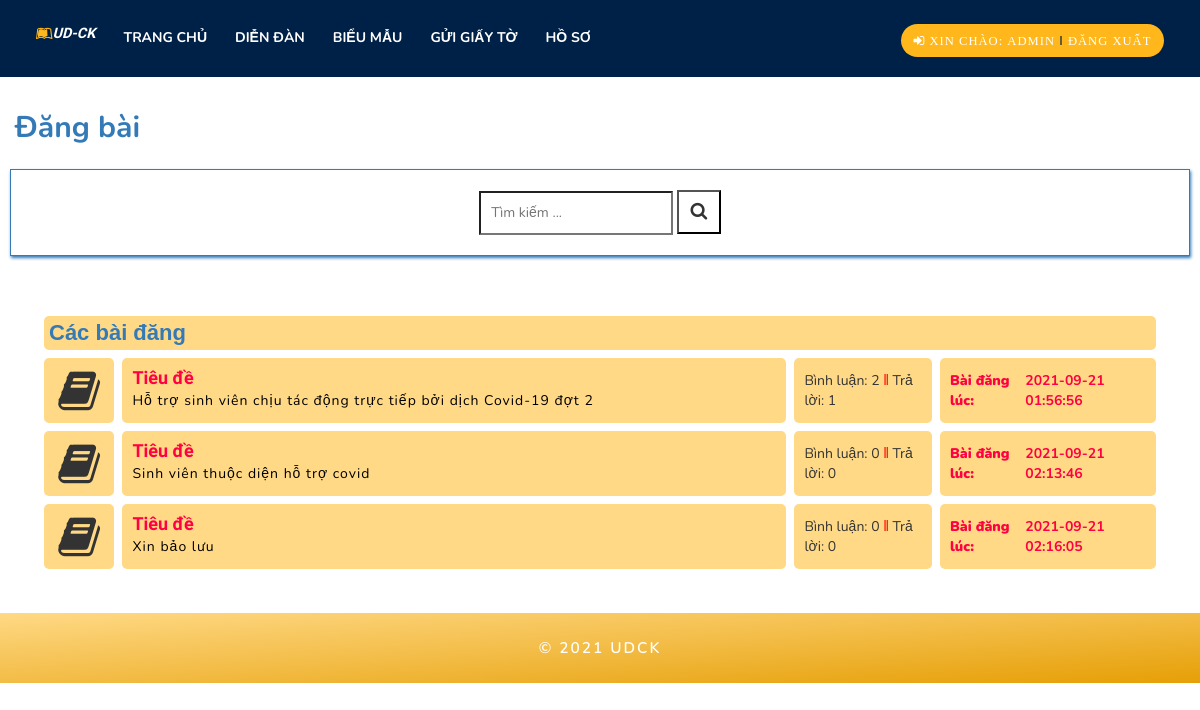
The app's page /forum.php (signed in) with its own data.
### tables this page shows
CREATE TABLE IF NOT EXISTS `tbl_forum` (
`forum_Id` int(11) NOT NULL,
  `id` int(11) NOT NULL,
  `title` varchar(255) NOT NULL,
  `desc_forum` varchar(300) NOT NULL,
  `date_forum` timestamp NOT NULL DEFAULT CURRENT_TIMESTAMP ON UPDATE CURRENT_TIMESTAMP,
  `file_forum` varchar(255) NOT NULL
);

### lib/session.php (called while the page is built, shortened)
<?php
class Session{
 public static function get($key){
    if (isset($_SESSION[$key])) {
     return $_SESSION[$key];
    } else {
     return false;
    }
 }
}
?>

### lib/database.php (called while the page is built, shortened)
<?php
Class Database{
   public $host   = DB_HOST;
   public $user   = DB_USER;
   public $pass   = DB_PASS;
   public $dbname = DB_NAME;
   public $link;
private function connectDB(){
   $this->link = new mysqli($this->host, $this->user, $this->pass,
    $this->dbname);
 }
public function select($query){
  $result = $this->link->query($query) or
   die($this->link->error.__LINE__);
  if($result->num_rows > 0){
    return $result;
  } else {
    return false;
  }
 }
}

### classes/forum.php (called while the page is built, shortened)
<?php
    $filepath = realpath(dirname(__FILE__));
    include_once ($filepath.'/../lib/database.php');
    include_once ($filepath.'./../lib/session.php');
?>
<?php
class forum
{
    private $db;
    function __construct()
    {
            $this->db = new Database();
    }
        public function show_forum(){
            $query = "SELECT * FROM tbl_forum";
            $result = $this->db->select($query);
            return $result;
        }
        public function count_binhluan($forum_Id){
            $query = "SELECT count(*) as count FROM tbl_binhluan WHERE forum_Id=$forum_Id AND rep_Id = ''" ;
            $result = $this->db->select($query);
            return $result;
        }
        public function count_rep($forum_Id){
            $query = "SELECT count(*) as count FROM tbl_binhluan WHERE forum_Id=$forum_Id AND rep_Id <> ''" ;
            $result = $this->db->select($query);
            return $result;
        }
}
?>

### forum.php (the view, shortened to what this page needs)
<?php
    include './lib/session.php';
?>
<?php include './classes/forum.php';?>
<!DOCTYPE html>
<html lang="zxx">
<head>
	<link rel="stylesheet" href="css/bootstrap.css">
	<link rel="stylesheet" href="css/style.css" type="text/css" media="all" />
	<link rel="stylesheet" href="css/font-awesome.css">
	<link rel="stylesheet" href="css/swipebox.css">
	<link rel="stylesheet" href="css/jquery-ui.css" />
	<link rel="stylesheet" href="css/forum.css">
	</head>
<body>
<div class="main_section_agile" id="home">
	<div class="agileits_w3layouts_banner_nav">
		<nav class="navbar navbar-default">
			<div class="navbar-header navbar-left">
			<h1><a class="navbar-brand" href="index.php"><i class="fa fa-leanpub" aria-hidden="true"></i>ud-ck</a></h1>
			</div>
			<ul class="agile_form" >
				<li><a href="?action=logout" class="active"href="index.php" ><i class="fa fa-sign-in" aria-hidden="true"> Xin chào: <?= Session::get('student_name') ?> <span style="color: #002147;">&#8214;</span>
               ?> Đăng Xuất</i>
			</a>
				</li>
			</ul>
			<div class="collapse navbar-collapse navbar-right" id="bs-example-navbar-collapse-1">
				<nav class="link-effect-2" id="link-effect-2">
					<ul class="nav navbar-nav">
						<li class="effect-3"><a href="trangcon.php" >Trang Chủ</a></li>
						<li><a href="forum.php" class="effect-3 ">Diễn đàn</a></li>
						<li><a href="papers.php" class="effect-3 ">Biểu mẫu</a></li>
						<li><a href="scanf.php" class="effect-3 ">Gửi giấy tờ</a></li>
						<li><a href="profile.php" class="effect-3 ">Hồ Sơ</a></li>
					</ul>
				</nav>
			</div>
		</nav>
	</div>
</div>
<div class="upforum" style="margin-top:30px;"><a href="upforum.php" style="color:#337ab7; margin:0 0 0 15px;font-size: 30px;">Đăng bài</a></div>
<header style="margin-top: 20px;">
        <div class="search-box">
            <div>
               <form action="searchforum.php" method="post">
				    	<input type="text" name="tukhoa" placeholder="Tìm kiếm ...">
                		<button type="submit"><i class="fa fa-search" style="font-size:18px;"></i></button>
				</form>
            </div>
        </div>
    </header>
    <div class="container-forum">
        <div class="subforum">
            <div class="subforum-title">
                <h1>Các bài đăng</h1>
            </div>
            <?php
						$fr = new forum();
						$get_forum = $fr->show_forum();
						if($get_forum){
							while($result = $get_forum->fetch_assoc()){
					?>
            <div class="subforum-row">
                <div class="subforum-icon subforum-column center">
                    <i class="fa fa-book center"></i>
                </div>
                <div class="subforum-description subforum-column">
                    <h4><a href="detailforum.php?id=<?=$result['forum_Id']?>">Tiêu đề</a></h4>
                    <p><?php echo $result['title'] ?></p>
                </div>
                <div class="subforum-stats subforum-column center">
                    <span>Bình luận: <?=$fr->count_binhluan($result['forum_Id'])->fetch_assoc()['count']  ?> <span style="color:red;">&#8214; </span>
                    	Trả lời: <?=$fr->count_rep($result['forum_Id'])->fetch_assoc()['count']  ?></span>
                </div>
                <div class="subforum-info subforum-column center" style="">
                    <b><a href="">Bài đăng lúc: </a></b>  <a href=""><?php echo $result['date_forum'] ?></a>
                </div>
            </div>
            	<?php
							}
						}
						?>
        </div>
    </div>
<div class="w3layouts_copy_right">
	<div class="container">
		<p>&copy 2021 UDCK</p>
	</div>
</div>
</body>
</html>

### css/style.css (style rules this page uses)
body { padding:0; margin:0; background:#fff; position:relative; font-family: 'Nunito', sans-serif; }
body a { transition:0.5s all; -webkit-transition:0.5s all; -moz-transition:0.5s all; -o-transition:0.5s all; -ms-transition:0.5s all; }
h1,h2,h3,h4,h5,h6 { margin:0; font-family: 'Exo 2', sans-serif; }
p { margin:0; font-family: 'Nunito', sans-serif; letter-spacing:1px; color:#000000; line-height:1.8em; font-size:1em; }
ul { margin:0; padding:0; }
.main_section_agile { background: #002147; }
.navbar-default { background: none; border: none; }
.navbar { margin-bottom: 0; }
.navbar-collapse { padding: 0; }
.navbar-right { margin-right: 0; }
.navbar-default .navbar-nav > li > a { font-weight: 700; letter-spacing: 1px; }
.navbar-nav > li > a { margin: 0 1.5em; padding: 0 0 0.5em; text-transform: uppercase; }
nav.navbar.navbar-default { background: none; padding: 1.7em 0 0.2em 0; }
.navbar-default .navbar-nav > li > a { color:#fff; }
a.navbar-brand { color: #fff!important; padding: 0; font-size: 0.9em; font-weight: 700; text-transform: uppercase; font-style: italic; }
a.navbar-brand i { color:#ffb71c; }
.navbar-right { float: left !important; }
div#bs-example-navbar-collapse-1 { margin-top: .3em; padding-left: 4em; }
.effect-3 { overflow: hidden; }
.effect-3:before { left: -1px; bottom: 0; width: 100%; height: 2px; background:#ffb71c; content: ''; position: absolute; transition: transform .5s ease; transform: translateX(-100%); -webkit-transform: translateX(-100%); -moz-transform: translateX(-100%); -o-transform: translateX(-100%); -ms-transform: translateX(-100%); }
.agileits_w3layouts_banner_nav { margin: 0 auto; width: 90%; }
ul.agile_form { float: right; padding-top: .5em; }
ul.agile_form li a { background:#ffb71c; color: #fff; font-size: 0.9em; padding: 8px 1em; text-transform: uppercase; letter-spacing: 1px; border-radius: 30px; -webkit-border-radius: 30px; -o-border-radius: 30px; -moz-border-radius: 30px; -ms-border-radius: 30px; }
ul.agile_form li { display:inline-block; list-style:none; }
.w3layouts_copy_right { padding: 1.5em 0; text-align: center; background:-webkit-linear-gradient(#ffd985,#e69f06); background:-moz-linear-gradient(#ffd985,#e69f06); background:-ms-linear-gradient(#ffd985,#e69f06); background: linear-gradient(to right bottom,#ffd985,#e69f06); }
.w3layouts_copy_right p { color: #fff; font-weight: 600; letter-spacing: 2px; font-size: 1.1em; }
@media (max-width: 1440px) { .navbar-nav > li > a { margin: 0 1em; } }
@media (max-width: 1440px) { div#bs-example-navbar-collapse-1 { padding-left: 3em; } }
@media (max-width: 1366px) { .navbar-default .navbar-nav > li > a { letter-spacing: 0px; } }
@media (max-width: 1280px) { .agileits_w3layouts_banner_nav { width: 94%; } }
@media (max-width: 1280px) { div#bs-example-navbar-collapse-1 { padding-left: 1em; } }

### css/forum.css (style rules this page uses)
a { color:#FF0042; font-weight: bolder; text-decoration: none; }
h1 { font-size:16px; font-weight: bolder; }
.container-forum { margin: 20px; padding: 20px; }
.subforum { margin-top:20px; }
.subforum-title { background-color:#ffd985; padding: 5px; border-radius: 5px; margin:4px; }
.subforum-row { display: grid; grid-template-columns: 7% 60% 13% 20%; }
.subforum-column { padding: 10px; margin:4px; border-radius: 5px; background-color:#ffd985; }
.subforum-description * { margin-block: 0; }
.center { display: flex; justify-content: center; align-items: center; }
.subforum-icon i { font-size: 45px; }
header { margin-inline: 10px; }
.search-box { border: solid 1px #337ab7; padding: 20px; display:flex; justify-content: center; box-shadow:1px 2px 3px #337ab7; }
.search-box input { padding: 10px; }
.search-box input { padding: 10px; background-color:#fff; color:#000000; }
.search-box button { width: 44px; height: 44px; background-color: #fff; }
.subforum-title h1 { color: #337ab7; font-size: 22px; font-family: Arial,Helvetica, sans-serif; }

### records on screen
tbl_forum: title "Hỗ trợ sinh viên chịu tác động trực tiếp bởi dịch Covid-19 đợt 2", fetch_assoc "2", fetch_assoc "1", date_forum "2021-09-21 01:56:56"
tbl_forum: title "Sinh viên thuộc diện hỗ trợ covid", fetch_assoc "0", date_forum "2021-09-21 02:13:46"
tbl_forum: title "Xin bảo lưu", fetch_assoc "0", date_forum "2021-09-21 02:16:05"

### other values on screen
Session::get('student_name') "ADMIN"
